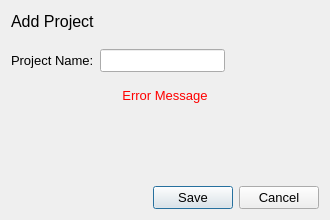
<?xml version="1.0" encoding="UTF-8"?>
<ui version="4.0">
 <class>AddProject</class>
 <widget class="QDialog" name="AddProject">
  <property name="geometry">
   <rect>
    <x>0</x>
    <y>0</y>
    <width>330</width>
    <height>220</height>
   </rect>
  </property>
  <property name="font">
   <font>
    <pointsize>10</pointsize>
   </font>
  </property>
  <property name="windowTitle">
   <string>Add Project</string>
  </property>
  <property name="modal">
   <bool>true</bool>
  </property>
  <layout class="QVBoxLayout" name="verticalLayout">
   <item>
    <layout class="QHBoxLayout" name="horizontalLayout_3">
     <property name="bottomMargin">
      <number>12</number>
     </property>
     <item>
      <widget class="QLabel" name="dialog_title">
       <property name="font">
        <font>
         <pointsize>12</pointsize>
        </font>
       </property>
       <property name="text">
        <string>Add Project</string>
       </property>
      </widget>
     </item>
     <item>
      <spacer name="horizontalSpacer_3">
       <property name="orientation">
        <enum>Qt::Horizontal</enum>
       </property>
       <property name="sizeHint" stdset="0">
        <size>
         <width>40</width>
         <height>20</height>
        </size>
       </property>
      </spacer>
     </item>
    </layout>
   </item>
   <item>
    <layout class="QHBoxLayout" name="horizontalLayout">
     <property name="bottomMargin">
      <number>10</number>
     </property>
     <item>
      <widget class="QLabel" name="label">
       <property name="text">
        <string>Project Name:</string>
       </property>
      </widget>
     </item>
     <item>
      <widget class="QLineEdit" name="project_name"/>
     </item>
     <item>
      <spacer name="horizontalSpacer">
       <property name="orientation">
        <enum>Qt::Horizontal</enum>
       </property>
       <property name="sizeHint" stdset="0">
        <size>
         <width>40</width>
         <height>20</height>
        </size>
       </property>
      </spacer>
     </item>
    </layout>
   </item>
   <item>
    <widget class="QLabel" name="error_message">
     <property name="font">
      <font>
       <pointsize>10</pointsize>
      </font>
     </property>
     <property name="styleSheet">
      <string notr="true">color: red;</string>
     </property>
     <property name="text">
      <string>Error Message</string>
     </property>
     <property name="alignment">
      <set>Qt::AlignCenter</set>
     </property>
    </widget>
   </item>
   <item>
    <spacer name="verticalSpacer">
     <property name="orientation">
      <enum>Qt::Vertical</enum>
     </property>
     <property name="sizeHint" stdset="0">
      <size>
       <width>20</width>
       <height>55</height>
      </size>
     </property>
    </spacer>
   </item>
   <item>
    <layout class="QHBoxLayout" name="horizontalLayout_2">
     <item>
      <spacer name="horizontalSpacer_2">
       <property name="orientation">
        <enum>Qt::Horizontal</enum>
       </property>
       <property name="sizeHint" stdset="0">
        <size>
         <width>40</width>
         <height>20</height>
        </size>
       </property>
      </spacer>
     </item>
     <item>
      <widget class="QPushButton" name="save_btn">
       <property name="focusPolicy">
        <enum>Qt::TabFocus</enum>
       </property>
       <property name="text">
        <string>Save</string>
       </property>
       <property name="groupName" stdset="0">
        <string>common_buttons</string>
       </property>
      </widget>
     </item>
     <item>
      <widget class="QPushButton" name="cancel_btn">
       <property name="focusPolicy">
        <enum>Qt::TabFocus</enum>
       </property>
       <property name="text">
        <string>Cancel</string>
       </property>
       <property name="groupName" stdset="0">
        <string>cancel_buttons</string>
       </property>
      </widget>
     </item>
    </layout>
   </item>
  </layout>
 </widget>
 <resources/>
 <connections>
  <connection>
   <sender>cancel_btn</sender>
   <signal>clicked()</signal>
   <receiver>AddProject</receiver>
   <slot>close()</slot>
   <hints>
    <hint type="sourcelabel">
     <x>252</x>
     <y>179</y>
    </hint>
    <hint type="destinationlabel">
     <x>262</x>
     <y>238</y>
    </hint>
   </hints>
  </connection>
 </connections>
</ui>
